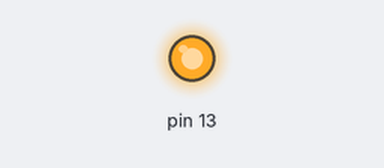
This sketch was run on a simulated Arduino Uno, built with avr-gcc and run on an emulated ATmega328P. Parts: output pins drawn as LEDs (lit = HIGH).

Above: at 1.4 s.
At 7.8 s:
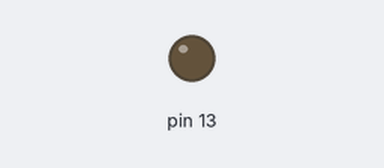
Timing chart, 0 to 13.5 s (numbered marks = the images above):
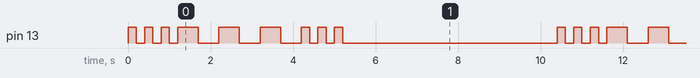

Measured:
- by itself, pin 13: repeats every 10.4 s: 2 × (LOW 0.20 s, HIGH 0.20 s), LOW 0.20 s, 3 × (HIGH 0.50 s, LOW 0.50 s), 2 × (HIGH 0.20 s, LOW 0.20 s), HIGH 0.20 s, LOW 5.2 s, HIGH 0.20 s
- by itself, everything shown: repeats every 10.4 s, in 18 steps

The sketch:

3binksfastslow.ino
```cpp
void setup() {
  // initialize digital pin LED_BUILTIN as an output.
  pinMode(13, OUTPUT);
}
// the loop function runs over and over again forever
void loop() {
  for (int i = 1; i <= 3; i++) {
    // turn the pin on:
    digitalWrite(13, HIGH);
    delay(200);
    // turn the pin off:
    digitalWrite(13, LOW);
    delay(200);
  }
for (int i = 1; i <= 3; i++) {
    // turn the pin on:
    digitalWrite(13, HIGH);
    delay(500);
    // turn the pin off:
    digitalWrite(13, LOW);
    delay(500);
  }
  for (int i = 1; i <= 3; i++) {
    // turn the pin on:
    digitalWrite(13, HIGH);
    delay(200);
    // turn the pin off:
    digitalWrite(13, LOW);
    delay(200);
  }
  delay(5000);
}
```
